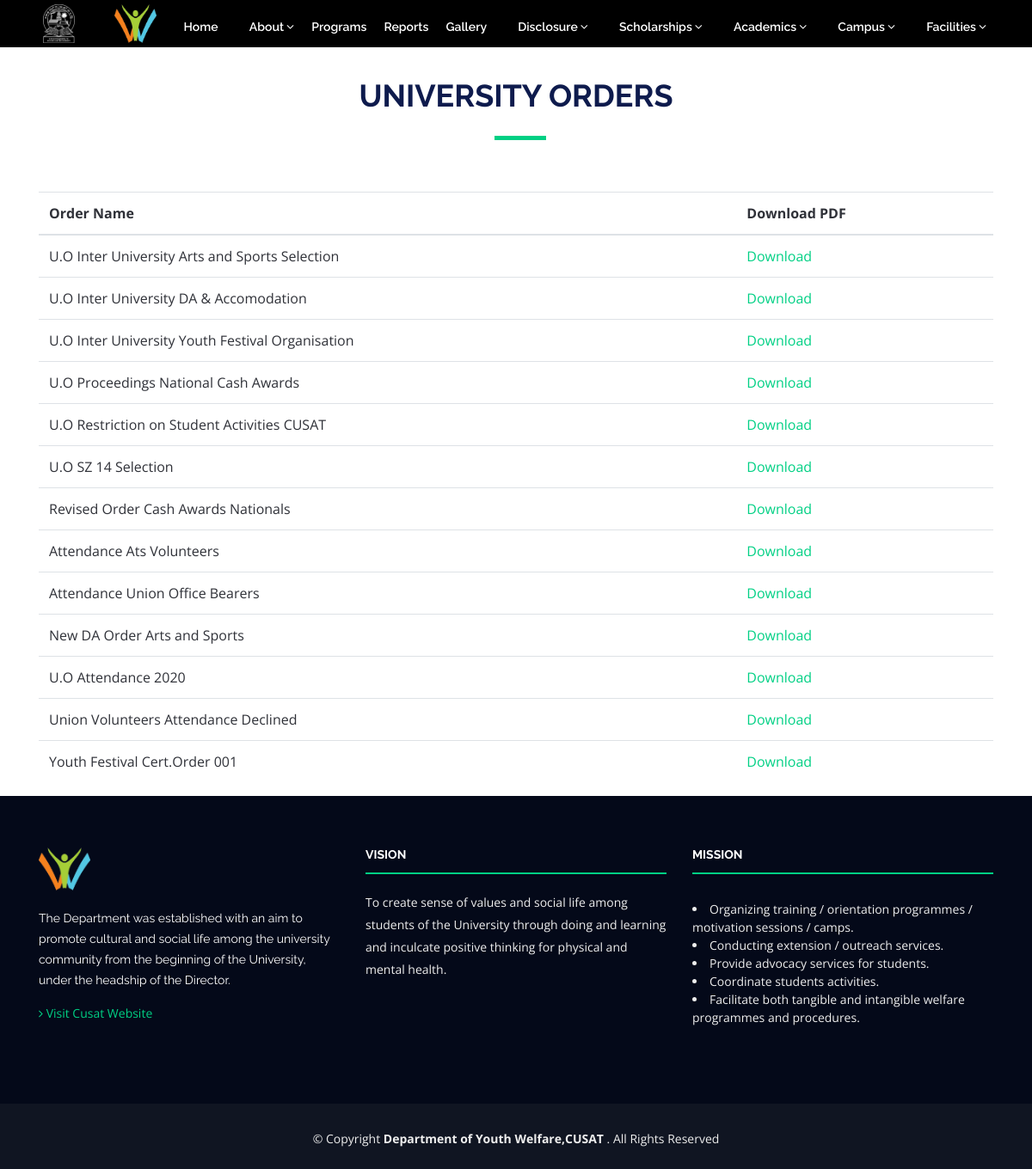
/disclosure/orders, run on the app's committed database.
### app/models.py (models this page shows, shortened)
class UniversityOrder(models.Model):
    name = models.CharField(max_length=255)
    order_pdf = models.FileField(upload_to='orders/')

### app/views.py (the view)
# urls.py: path('disclosure/orders', show_orders, name='show_orders'),
def show_orders(request):
    orders = UniversityOrder.objects.all()
    return render(request, 'app/disclosure/orders.html', {'orders': orders})

### templates/app/disclosure/orders.html
{% extends 'base.html' %}
{% block content %}
    <div class="section-header" style="margin-top: 75px">
        <h2>University Orders</h2>
    </div>
    <div class="container">
        <table class="table">
            <thead>
                <tr>
                    <th>Order Name</th>
                    <th>Download PDF</th>
                </tr>
            </thead>
            <tbody>
                {% for order in orders %}
                <tr>
                    <td>{{ order.name }}</td>
                    <td><a href="{{ order.order_pdf.url }}" target="_blank">Download</a></td>
                </tr>
                {% endfor %}
            </tbody>
        </table>
    </div>
{% endblock %}

### static/app/css/style.css (style rules this page uses)
body { background: #fff; color: #2f3138; font-family: "Open Sans", sans-serif; }
h1, h2, h3, h4, h5, h6 { font-family: "Raleway", sans-serif; font-weight: 400; margin: 0 0 20px 0; padding: 0; color: #0e1b4d; }
.section-header { margin-bottom: 60px; position: relative; padding-bottom: 20px; display: flex; flex-direction: column; align-items: center; justify-content: center; margin-top: 90px !important; }
.section-header::before { content: ''; position: absolute; display: block; width: 60px; height: 5px; background: #00d084; bottom: 0; left: calc(50% - 25px); }
.section-header h2 { font-size: 36px; text-transform: uppercase; text-align: center; font-weight: 700; margin-bottom: 10px; }

### data on the page
UniversityOrder: name "U.O Inter University Arts and Sports Selection"
UniversityOrder: name "U.O Inter University DA & Accomodation"
UniversityOrder: name "U.O Inter University Youth Festival Organisation"
UniversityOrder: name "U.O Proceedings National Cash Awards"
UniversityOrder: name "U.O Restriction on Student Activities CUSAT"
UniversityOrder: name "U.O SZ 14 Selection"
UniversityOrder: name "Revised Order Cash Awards Nationals"
UniversityOrder: name "Attendance Ats Volunteers"
UniversityOrder: name "Attendance Union Office Bearers"
UniversityOrder: name "New DA Order Arts and Sports"
UniversityOrder: name "U.O Attendance 2020"
UniversityOrder: name "Union Volunteers Attendance Declined"
UniversityOrder: name "Youth Festival Cert.Order 001"
